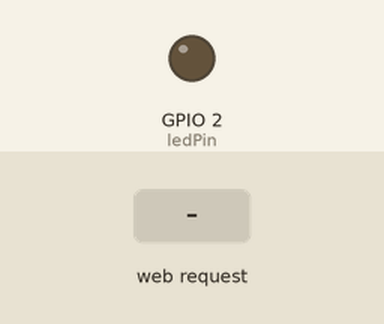
This sketch was run on a simulated ESP32. On the bench: output pins drawn as LEDs (lit = HIGH). Inputs (shaded band) come from the test bench. WiFi joins after 1.5 s; servers stay silent unless stated; what the sketch prints to the serial monitor is not drawn.

Above: at 2.7 s.
2.8 s: HTTP request GET /?led1=on received
At 3.7 s:
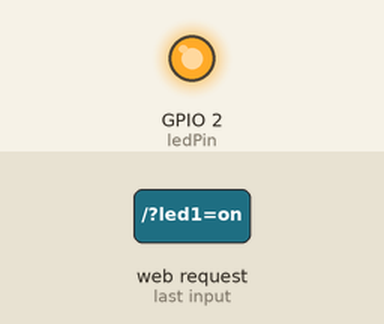
4.3 s: HTTP request GET /?led1=off received
At 4.9 s:
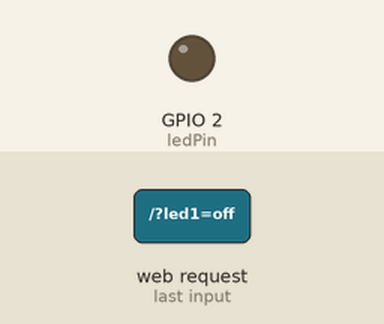
Timing chart, 0 to 7.3 s (numbered marks = the images above; inputs shaded):
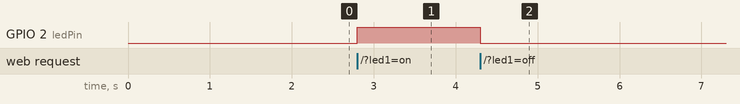

The sketch:

WifiLocalServer.ino
```cpp
#include <WiFi.h>
#include <WebServer.h>

const char* ssid = "Wifi";
const char* pass = "Contrasenya";

WebServer server(80);
const int ledPin = 2;

String getLEDState() {
  return digitalRead(ledPin) == HIGH ? "ENCENDIDO" : "APAGADO";
}

void inicio() {
  if (server.hasArg("led1")) {
    String ledValue = server.arg("led1");
    if (ledValue == "on") {
      digitalWrite(ledPin, HIGH);
    } else if (ledValue == "off") {
      digitalWrite(ledPin, LOW);
    }
  }

  String html = "<html><body>";
  html += "<head><meta name=\"viewport\" content=\"width=device-width, initial-scale=1.0, user-scalable=no\">\n";
  html += "<title>Control del LED Html con webserver y ESP32</title>\n";
  html += "<h1>Control del LED</h1>";
  html += "<h2>Estado del LED: " + getLEDState() + "</h2>";
  html += "<form method='get'>";
  html += "<button type='submit' name='led1' value=on>Encender</button>";
  html += "<button type='submit' name='led1' value=off>Apagar</button>";
  html += "</form>";
  html += "</body></html>";
  server.send(200, "text/html", html);
}

void setup() {
  pinMode(ledPin, OUTPUT);
  digitalWrite(ledPin, LOW);
  Serial.begin(115200);
  Serial.println("espere, conectando...");

  WiFi.mode(WIFI_STA);
  WiFi.begin(ssid, pass);

  unsigned long startAttemptTime = millis();
  while (WiFi.status() != WL_CONNECTED && millis() - startAttemptTime < 10000) {
    delay(500);
    Serial.print(".");
  }

  if (WiFi.status() != WL_CONNECTED) {
    Serial.println("\nError: No se pudo conectar a la red Wi-Fi.");
    return;
  }

  Serial.println("\nConectado a Wi-Fi");
  Serial.println("Dirección IP: ");
  Serial.println(WiFi.localIP());

  server.on("/", inicio);
  server.begin();
}

void loop() {
  server.handleClient();
}
```

Measured:
- after the input at 2.8 s, GPIO 2 (ledPin): LOW → HIGH at once
- after the input at 4.3 s, GPIO 2 (ledPin): HIGH → LOW at once
